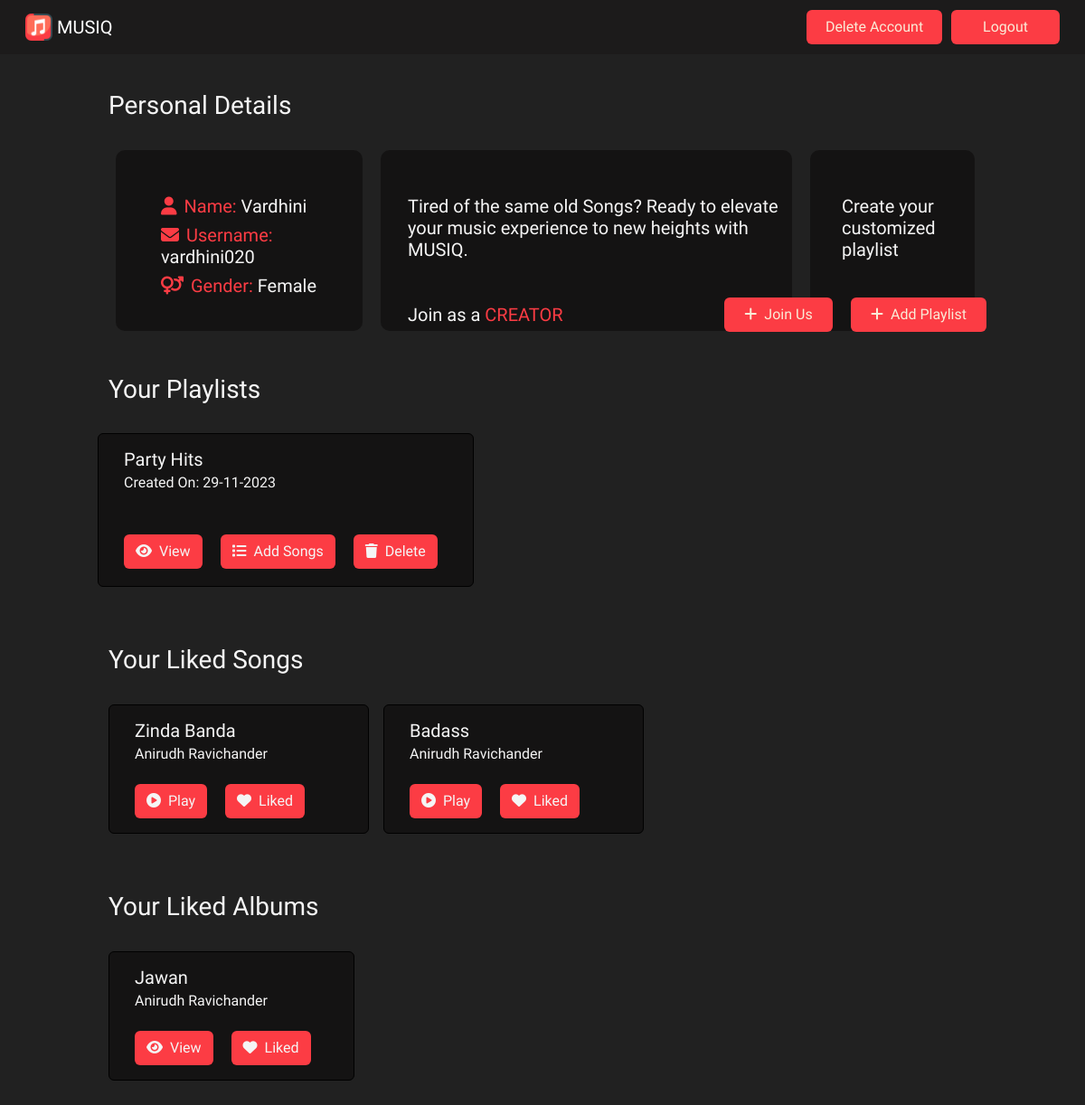
Screenshot of /user/vardhini020 (signed in) with the database file from the repository.
### models.py (models this page shows, shortened)
class User(db.Model, UserMixin):
    __tablename__ = 'users'
    user_id = db.Column(db.Integer, autoincrement = True, primary_key = True)
    first_name = db.Column(db.String(100), nullable = False)
    last_name = db.Column(db.String(100), nullable = True)
    username = db.Column(db.String(), unique = True)
    password = db.Column(db.String(), unique = False)
    gender = db.Column(db.String(), nullable = False)
    is_admin = db.Column(db.Boolean(), default = False)
    is_creator = db.Column(db.Boolean(), default = False)
    creator = db.relationship('Creator', back_populates = 'users', cascade = 'all, delete-orphan',
                                primaryjoin = 'Creator.user_id == User.user_id')
    playlist = db.relationship('Playlists', backref='created_by',cascade = 'all, delete-orphan',
                                primaryjoin = 'Playlists.user_id == User.user_id')
    likes = db.relationship('Interaction', backref = 'likes', cascade = 'all, delete-orphan',
                                primaryjoin = 'Interaction.user_id == User.user_id')

class Playlists(db.Model):
    __table_name__ = 'playlists'
    playlist_id = db.Column(db.Integer(), autoincrement = True, primary_key = True)
    user_id = db.Column(db.Integer(), db.ForeignKey('users.user_id'), nullable = False)
    name = db.Column(db.String(), nullable = False)
    created_at = db.Column(db.DateTime(timezone = True), server_default = func.now())
    updated_at = db.Column(db.DateTime(timezone = True), server_default = func.now())
    privacy = db.Column(db.Boolean(), default=False)
    playlist_songs = db.relationship('PlaylistSongs', backref='playlists', cascade='all, delete-orphan',
                                        primaryjoin='Playlists.playlist_id==PlaylistSongs.playlist_id')

class Song(db.Model):
    __tablename__ = 'songs'
    song_id = db.Column(db.Integer(), autoincrement = True, primary_key = True)
    album_id = db.Column(db.Integer(), db.ForeignKey('albums.album_id'))
    artist_id = db.Column(db.Integer(), db.ForeignKey('artists.artist_id'), nullable = False)
    title = db.Column(db.String(100), nullable = False)
    language = db.Column(db.String(50), nullable = False)
    genre = db.Column(db.String(50), nullable = False)
    lyrics = db.Column(db.String(), nullable = False)
    created_at = db.Column(db.DateTime(timezone = True), server_default = func.now())
    updated_at = db.Column(db.DateTime(timezone = True), server_default = func.now())
    flag = db.Column(db.Boolean(), default = False)
    album = db.relationship('Album', back_populates = 'songs', overlaps='albums_songs,songs')
    artist = db.relationship('Artist', back_populates = 'songs')

class Artist(db.Model):
    __tablename__ = 'artists'
    artist_id = db.Column(db.Integer(), autoincrement = True, primary_key = True)
    name = db.Column(db.String(), nullable = False)
    description = db.Column(db.String(500), nullable = True)
    songs = db.relationship('Song', back_populates = 'artist', overlaps='artists_songs,songs')
    album = db.relationship('Album', back_populates = 'artist', overlaps='albums,artists_albums')

class Album(db.Model):
    __tablename__ = 'albums'
    album_id = db.Column(db.Integer(), autoincrement = True, primary_key = True)
    artist_id = db.Column(db.Integer(), db.ForeignKey('artists.artist_id'), nullable = False)
    album_name = db.Column(db.String(), nullable = False)
    created_at = db.Column(db.DateTime(timezone = True), server_default = func.now())
    updated_at = db.Column(db.DateTime(timezone = True), server_default = func.now())
    songs = db.relationship('Song', back_populates = 'album')
    artist = db.relationship('Artist', back_populates = 'album')

### app.py (the view)
@app.route("/user/<string:username>", methods=['GET', 'POST'])
@login_required #Can be performed only user is logged in
def user_home(username):
    user = current_user
    playlists = Playlists.query.filter_by(user_id = user.user_id).all()
    likes = Interaction.query.filter_by(user_id = user.user_id).all()
    songs = Song.query.filter_by(song_id = Interaction.song_id, flag=False).all()
    artists1 = Artist.query.filter_by(artist_id = Song.artist_id).all()
    albums = Album.query.filter_by(album_id = Interaction.album_id).all()
    artists2 = Artist.query.filter_by(artist_id = Album.artist_id).all()
    likes_list1 = [like for like in likes if like.album_id is None]
    likes_list2 = [like for like in likes if like.song_id is None]
    if request.method == 'GET':
        return render_template('user_dashboard.html', user= user, playlists=playlists, likes1 = likes_list1,
                                likes2 = likes_list2, songs = songs, artists1 = artists1, artists2 = artists2, albums=albums)

### app.py (called while the page is built)
@login_manager.user_loader
def load_user(user_id):
    return User.query.get(user_id)

@app.after_request
def after_request(response):
    header = response.headers
    header['Access-Control-Allow-Origin'] = '*'
    return response

### templates/user_dashboard.html (shortened to what this page needs)
<!DOCTYPE html>
<html lang="en">
  <head>
    <link href="/static/styles/user_dashboard.css" rel="stylesheet" />
    <link
      href="https://cdn.jsdelivr.net/npm/bootstrap@5.3.2/dist/css/bootstrap.min.css"
      rel="stylesheet"
    />
  </head>
  <body>
        <nav class="navbar navbar-expand-lg navbar-dark">
          <div class="container-fluid navabar-items">
            <div class="logo col-2">
              <a class="navbar-brand" href="{{url_for('show_main')}}">
                <img
                  src="/static/images/brand-logo.png"
                  width="30"
                  height="30"
                  class="d-inline-block align-top"
                  alt="Your Logo"
                />
                MUSIQ
              </a>
            </div>
              <div class="buttons col-6 d-flex justify-content-end">
                <a
                class="btn delete"
                href="{{url_for('user_delete', username=user.username)}}"
                >
                Delete Account
                </a>
                <a
                class="btn logout"
                href="{{url_for('do_logout')}}"
                >
                Logout
                </a>
              </div>
            </div>
        </nav>
        <div class="main container-fluid mt-3">
            <br/>
            <div class="personal-details mb-5">
                <h3>Personal Details</h3>
                <br/>
                <div class="row personal-info">
                    <div class="col-3 personal">
                        <h5><span class="domain"><i class="fa-solid fa-user me-2"></i>Name:</span>  {{user.first_name}} {{last_name}}</h5>
                        <h5><span class="domain"><i class="fa-solid fa-envelope me-2"></i>Username:</span> {{user.username}}</h5>
                        <h5><span class="domain"><i class="fa-solid fa-venus-mars me-2"></i>Gender:</span> {{user.gender | capitalize}}</h5>
                    </div>
                    {%if user.is_creator is false%}
                    <div class="col-5 creator-add justify-content-end">
                        <h5>Tired of the same old Songs? Ready to elevate your music experience to new heights with MUSIQ.<br/><br/><br/> Join as a <span class="domain">CREATOR</span><br/> </h5>
                        <a class="btn add-creator-btn" href="{{url_for('creator_home', username=current_user.username)}}"><i class="fa-solid fa-plus me-2"></i>Join Us</a>
                    </div>
                    {%endif%}
                    <div class="col-2 playlist">
                        <h5>Create your customized playlist</h5>
                        <br/>
                        <a class="btn add-playlist-btn" href="{{url_for('add_playlists', username=current_user.username)}}"><i class="fa-solid fa-plus me-2"></i>Add Playlist</a>
                    </div>
                </div>
            </div>
            <div class="playlists-container mb-5">
                <h3>Your Playlists</h3>
                <br/>
                <div class="row">
                {%if playlists | length != 0 %}
                {%for playlist in playlists%}
                <div class="card me-3 mb-3 playlist-card" style="width: 26rem">
                <div class="card-body">
                    <h5 class="card-title">{{playlist.name}}</h5>
                    <h6 class="card-subtitle">Created On: {{playlist.created_at.strftime('%d-%m-%Y')}}</h6>
                    <br />
                    <br/>
                    <a class="card-link btn control-link" href="{{url_for('view_playlists', playlist_id = playlist.playlist_id)}}">
                        <i class="fa-solid fa-eye me-2"></i>View
                    </a>
                    <a class="card-link btn control-link" href="{{url_for('update_playlists', playlist_id=playlist.playlist_id)}}">
                        <i class="fa-solid fa-list me-2"></i>Add Songs
                    </a>
                    <a class="card-link btn control-link" href="{{url_for('delete_playlists', playlist_id=playlist.playlist_id)}}">
                      <i class="fa-solid fa-trash me-2"></i>Delete
                    </a>
                </div>
                </div>
                {%endfor%}
                {%else%}
                <h5>&emsp;<span class="domain">Oops!</span> You have no playlists in Your Library. Create some Playlists to view here</h5>
                {%endif%}
                </div>
            </div>
            <div class="likedsongs-container mb-5">
                <h3>Your Liked Songs</h3>
                <br/>
                {%if likes1 | length != 0 %}
                <div class="container-fluid songs-container">
                  <div class="row">
                    {%for song in songs%}{%for artist in artists1%} {% if song.artist_id ==
                    artist.artist_id%}
                    <div class="card song-card me-3 mb-3" style="width: 18rem">
                      <div class="card-body">
                      <h5 class="card-title">{{song.title}}</h5>
                      <h6 class="card-subtitle">{{artist.name}}</h6>
                      <br />
                      <a class="card-link btn control-link" href="{{url_for('play_songs', song_id=song.song_id)}}">
                        <i class="fa-solid fa-circle-play me-2"></i>Play
                      </a>
                      <a class="card-link btn control-link"
                          href="{{url_for('dislike_songs', song_id=song.song_id)}}">
                        <i class="fa-solid fa-heart me-2"></i>Liked
                      </a>
                    </div>
                  </div>
                {%endif%}{% endfor %}{%endfor%}
                {%else%}
                <h5>&emsp;<span class="domain">Oops!</span> You have no Liked Songs in Your Library.</h5>
               {%endif%}
              </div>
            </div>
            </div>
          </div>
          <div class="main">
          <div class="likedalbums-container mb-5">
                <h3>Your Liked Albums</h3>
                <br/>
                <div class="container-fluid songs-container">
                  {%if likes2 | length != 0 %}
                  <div class="row">
                    {%for album in albums%}{%for artist in artists2%} {% if album.artist_id ==
                    artist.artist_id%}
                    <div class="card song-card me-3 mb-3" style="width: 17rem">
                      <div class="card-body">
                      <h5 class="card-title">{{album.album_name}}</h5>
                      <h6 class="card-subtitle">{{artist.name}}</h6>
                      <br />
                      <a class="card-link btn control-link"
                          href="{{url_for('view_albums', album_id = album.album_id)}}"
                        >
                        <i class="fa-solid fa-eye me-2"></i>View
                      </a>
                      <a class="card-link btn control-link"
                          href="{{url_for('dislike_album', album_id=album.album_id)}}">
                        <i class="fa-solid fa-heart me-2"></i>Liked
                      </a>
                    </div>
                  </div>
                {%endif%}{% endfor %}{%endfor%}
                {%else%}
                <h5>&emsp;<span class="domain">Oops!</span> You have no Liked Albums in Your Library.</h5>
               {%endif%}
               </div>
            </div>
          </div>
        </div>
      </body>
    </html>
  </body>
</html>

### static/styles/user_dashboard.css (style rules this page uses)
:root { --primary-font: "Gabarito", sans-serif; --primary-color: #1c1b1b; --primary-color-dark: #141313; --primary-color-derived: #212121; --secondary-color: #fc3c44; --secondary-color-derived: #fe5e63; --secondary-color-derived-2: #fa8b8f; }
* { font-family: var(--primary-font); }
body { background-color: var(--primary-color-derived) !important; color: whitesmoke !important; }
.navbar { height: 3.75rem; padding-left: 1rem !important; padding-right: 1rem !important; background-color: var(--primary-color); }
.logout, .add-creator-btn, .creator-btn, .add-playlist-btn, .delete { background-color: var(--secondary-color) !important; width: 120px !important; color: antiquewhite !important; }
.delete { width: 150px !important; margin-right: 10px; }
.main { padding-left: 70px !important; }
.domain { color: var(--secondary-color) !important; }
.personal-details, .playlists-container, .likedsongs-container, .addedsongs-container, .graphics-container { padding-left: 50px !important; }
.likedalbums-container { padding-left: 50px !important; }
.personal, .creator-add, .creator { background-color: var(--primary-color-dark); border-color: black; border-radius: 10px; margin-left: 20px; padding-left: 50px !important; padding-top: 50px !important; height: 200px; }
.creator-add { padding-left: 30px !important; }
.add-creator-btn, .creator-btn { position: relative; left: 350px; top: -39px; }
.playlist { background-color: var(--primary-color-dark); border-color: black; border-radius: 10px; margin-left: 20px; padding-left: 35px !important; padding-top: 50px !important; height: 200px; }
.add-playlist-btn { position: relative; left: 10px; top: 9px; width: 150px !important; }
.playlist-card, .song-card { background-color: var(--primary-color-dark) !important; padding-left: 15px; border-color: black !important; color: whitesmoke !important; }
.playlist-card { height: 170px !important; }
.control-link { background-color: var(--secondary-color) !important; color: whitesmoke !important; }

### rows the page displays
User: first_name "Vardhini", username "vardhini020", gender "Female"
Playlists: name "Party Hits", created_at "29-11-2023"
Song: title "Zinda Banda"
Artist: name "Anirudh Ravichander"
Song: title "Badass"
Album: album_name "Jawan"
